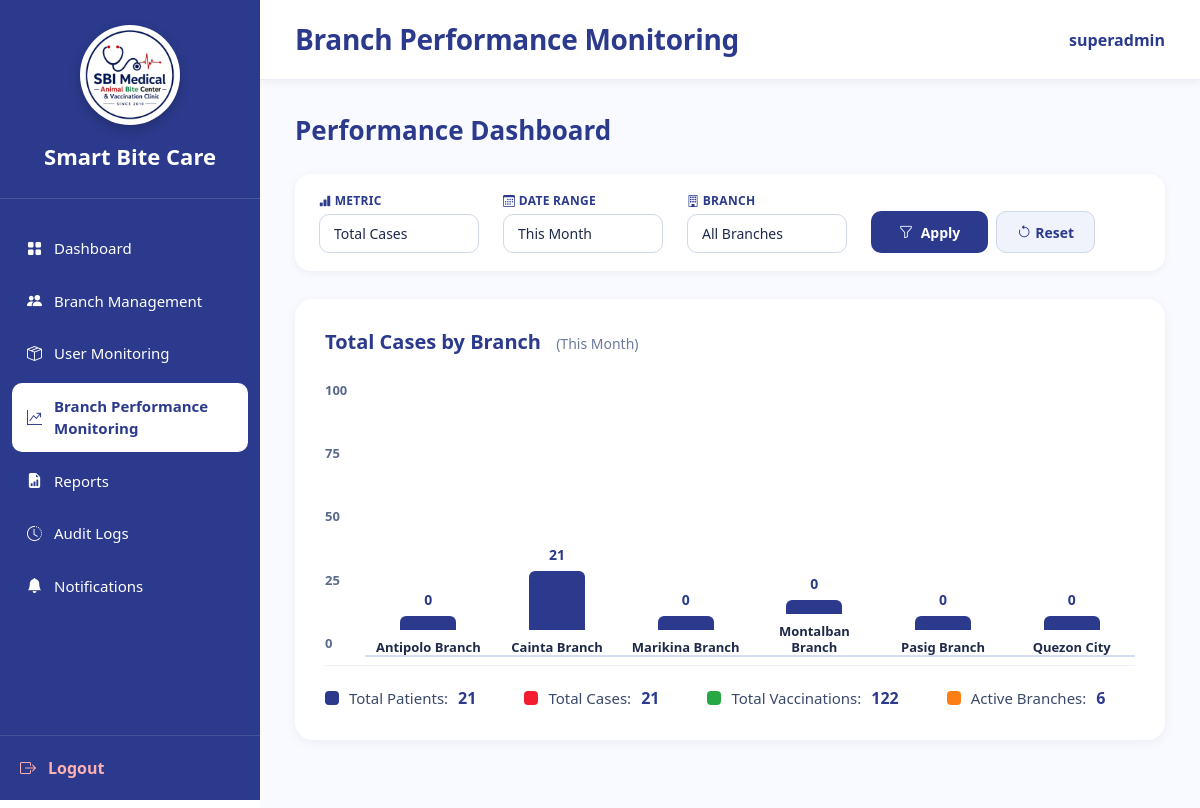
/SuperAdmin_BranchPerformanceMonitoring.php (signed in), run on the app's committed database.
### tables this page shows
CREATE TABLE `branches` (
  `branch_id` varchar(10) NOT NULL,
  `branch_name` varchar(150) NOT NULL,
  `branch_address` text DEFAULT NULL,
  `contact_number` varchar(30) DEFAULT NULL,
  `email` varchar(150) DEFAULT NULL,
  `status` enum('Active','Inactive') DEFAULT 'Active',
  `created_at` timestamp NOT NULL DEFAULT current_timestamp()
);

### SuperAdmin_BranchPerformanceMonitoring.php (the view, shortened to what this page needs)
<?php
require_once 'sources/db_connect.php';
$metric = isset($_GET['metric']) ? trim($_GET['metric']) : 'total_cases';
$date_range = isset($_GET['date_range']) ? trim($_GET['date_range']) : 'this_month';
$branch_id = isset($_GET['branch_id']) ? trim($_GET['branch_id']) : '';
$date_label = 'All Time';
switch ($date_range) {
    case 'this_month':
        $date_label = 'This Month';
        break;
}
$branches_sql = "SELECT branch_id, branch_name FROM branches WHERE status = 'Active' ORDER BY branch_name";
$branches_result = $conn->query($branches_sql);
$branches = [];
while ($row = $branches_result->fetch_assoc()) {
    $branches[] = $row;
}
$performance_data = [];
$total_patients = 0;
$total_cases = 0;
$total_vaccinations = 0;
foreach ($branches as $branch) {
    $bid = $branch['branch_id'];
    $bname = $branch['branch_name'];
    $patient_sql = "SELECT COUNT(*) as count FROM patients WHERE branch_id = '$bid'";
    $patient_result = $conn->query($patient_sql);
    $patient_count = $patient_result->fetch_assoc()['count'] ?? 0;
    $case_sql = "SELECT COUNT(*) as count FROM animal_bite_cases WHERE branch_id = '$bid'";
    $case_result = $conn->query($case_sql);
    $case_count = $case_result->fetch_assoc()['count'] ?? 0;
    $vaccine_sql = "SELECT COUNT(*) as count FROM vaccination_records WHERE branch_id = '$bid'";
    $vaccine_result = $conn->query($vaccine_sql);
    $vaccine_count = $vaccine_result->fetch_assoc()['count'] ?? 0;
    $staff_sql = "SELECT COUNT(*) as count FROM users WHERE branch_id = '$bid'";
    $staff_result = $conn->query($staff_sql);
    $staff_count = $staff_result->fetch_assoc()['count'] ?? 0;
    $inventory_sql = "SELECT COUNT(*) as count FROM inventory_stocks WHERE branch_id = '$bid'";
    $inventory_result = $conn->query($inventory_sql);
    $inventory_count = $inventory_result->fetch_assoc()['count'] ?? 0;
    $performance_data[] = [
        'branch_id' => $bid,
        'branch_name' => $bname,
        'patients' => $patient_count,
        'cases' => $case_count,
        'vaccinations' => $vaccine_count,
        'staff' => $staff_count,
        'inventory' => $inventory_count
    ];
    $total_patients += $patient_count;
    $total_cases += $case_count;
    $total_vaccinations += $vaccine_count;
}
$metric_label = '';
$metric_column = 'cases';
$max_value = 0;
switch ($metric) {
    case 'total_cases':
        $metric_label = 'Total Cases';
        $metric_column = 'cases';
        $max_value = max(array_column($performance_data, 'cases'));
        break;
}
$y_max = ceil($max_value / 100) * 100;
$metrics_options = [
    'total_cases' => 'Total Cases',
    'total_patients' => 'Total Patients',
    'total_vaccinations' => 'Total Vaccinations',
    'staff' => 'Staff Count',
    'inventory' => 'Inventory Items'
];
$date_range_options = [
    'all_time' => 'All Time',
    'this_month' => 'This Month',
    'last_month' => 'Last Month',
    'this_quarter' => 'This Quarter',
    'this_year' => 'This Year',
    'last_year' => 'Last Year'
];
$branch_options = ['' => 'All Branches'];
foreach ($branches as $branch) {
    $branch_options[$branch['branch_id']] = $branch['branch_name'];
}
function addAuditLog($conn, $user_id, $action, $module = 'Performance Monitoring') {
    $branch_id = null;
    $user_sql = "SELECT branch_id FROM users WHERE user_id = ?";
    $user_stmt = $conn->prepare($user_sql);
    if ($user_stmt) {
        $user_stmt->bind_param("i", $user_id);
        $user_stmt->execute();
        $user_result = $user_stmt->get_result();
        if ($user_row = $user_result->fetch_assoc()) {
            $branch_id = $user_row['branch_id'];
        }
    }
    $log_sql = "INSERT INTO audit_logs (user_id, branch_id, action, module) VALUES (?, ?, ?, ?)";
    $log_stmt = $conn->prepare($log_sql);
    if ($log_stmt) {
        $log_stmt->bind_param("isss", $user_id, $branch_id, $action, $module);
        $result = $log_stmt->execute();
        return $result;
    }
    return false;
}
addAuditLog($conn, $_SESSION['user_id'], 'Viewed Branch Performance Monitoring - Metric: ' . $metric_label . ', Date: ' . $date_label, 'Performance Monitoring');
?>
<!DOCTYPE html>
<html lang="en">
<head>
    <link href="https://cdn.jsdelivr.net/npm/bootstrap@5.3.3/dist/css/bootstrap.min.css" rel="stylesheet" />
    <link rel="stylesheet" href="https://cdn.jsdelivr.net/npm/bootstrap-icons@1.11.3/font/bootstrap-icons.min.css" />
    <link rel="stylesheet" href="sidebar.css" />
</head>
<body>
<div class="sidebar">
    <div class="logo-area">
        <div class="logo-frame">
            <img src="logo.png" alt="Smart Bite Care Logo" class="logo" />
        </div>
        <div class="system-name">Smart Bite Care</div>
    </div>
    <nav class="nav-menu">
        <ul>
            <li><a href="SuperAdmin_Dashboard.php"><i class="bi bi-grid-fill"></i><span>Dashboard</span></a></li>
            <li><a href="SuperAdmin_CombinedManagement.php"><i class="bi bi-people-fill"></i><span>Branch Management</span></a></li>
            <li><a href="SuperAdmin_UserMonitoring.php"><i class="bi bi-box-seam"></i><span>User Monitoring</span></a></li>
            <li><a class="active" href="SuperAdmin_BranchPerformanceMonitoring.php"><i class="bi bi-graph-up-arrow"></i><span>Branch Performance Monitoring</span></a></li>
            <li><a href="SuperAdmin_Reports.php"><i class="bi bi-file-earmark-bar-graph-fill"></i><span>Reports</span></a></li>
            <li><a href="SuperAdmin_AuditLogs.php"><i class="bi bi-clock-history"></i><span>Audit Logs</span></a></li>
            <li><a href="SuperAdmin_Notifications.php"><i class="bi bi-bell-fill"></i><span>Notifications</span></a></li>
        </ul>
    </nav>
    <div class="logout">
        <a href="logout.php"><i class="bi bi-box-arrow-right"></i><span>Logout</span></a>
    </div>
</div>
<div class="main">
    <div class="topbar">
        <h3>Branch Performance Monitoring</h3>
        <div class="profile">
            <?php echo htmlspecialchars($_SESSION['username'] ?? 'SUPER ADMIN'); ?>
        </div>
    </div>
    <div class="content">
        <div class="page-header">
            <h2>Performance Dashboard</h2>
        </div>
        <form method="GET" action="" class="filter-row">
            <div class="filter-group">
                <label><i class="bi bi-bar-chart-fill"></i> Metric</label>
                <select name="metric" class="form-select">
                    <?php foreach ($metrics_options as $key => $label): ?>
                        <option value="<?php echo $key; ?>" <?php echo $metric == $key ? 'selected' : ''; ?>>
                            <?php echo $label; ?>
                        </option>
                    <?php endforeach; ?>
                </select>
            </div>
            <div class="filter-group">
                <label><i class="bi bi-calendar3"></i> Date Range</label>
                <select name="date_range" class="form-select">
                    <?php foreach ($date_range_options as $key => $label): ?>
                        <option value="<?php echo $key; ?>" <?php echo $date_range == $key ? 'selected' : ''; ?>>
                            <?php echo $label; ?>
                        </option>
                    <?php endforeach; ?>
                </select>
            </div>
            <div class="filter-group">
                <label><i class="bi bi-building"></i> Branch</label>
                <select name="branch_id" class="form-select">
                    <?php foreach ($branch_options as $key => $label): ?>
                        <option value="<?php echo $key; ?>" <?php echo $branch_id == $key ? 'selected' : ''; ?>>
                            <?php echo $label; ?>
                        </option>
                    <?php endforeach; ?>
                </select>
            </div>
            <div class="filter-group" style="flex-direction:row; gap:8px; align-items:flex-end;">
                <button type="submit" class="btn-apply">
                    <i class="bi bi-funnel me-1"></i> Apply
                </button>
                <a href="<?php echo $_SERVER['PHP_SELF']; ?>" class="btn-reset">
                    <i class="bi bi-arrow-counterclockwise me-1"></i> Reset
                </a>
            </div>
        </form>
        <div class="chart-card">
            <div class="chart-title">
                <?php echo $metric_label; ?> by Branch
                <small>(<?php echo $date_label; ?>)</small>
            </div>
            <div class="chart-wrap">
                <div class="y-axis-labels">
                    <span><?php echo number_format($y_max); ?></span>
                    <span><?php echo number_format($y_max * 0.75); ?></span>
                    <span><?php echo number_format($y_max * 0.5); ?></span>
                    <span><?php echo number_format($y_max * 0.25); ?></span>
                    <span>0</span>
                </div>
                <div class="bar-chart-wrapper">
                    <?php if (empty($performance_data)): ?>
                        <div class="no-data" style="width:100%;">
                            <i class="bi bi-inbox"></i>
                            <p>No data available for the selected filters.</p>
                        </div>
                    <?php else: ?>
                        <?php foreach ($performance_data as $data):
                            $value = $data[$metric_column] ?? 0;
                            $height_percent = ($y_max > 0) ? ($value / $y_max) * 100 : 0;
                            $height_percent = min($height_percent, 100);
                            $height_percent = max($height_percent, 5);
                        ?>
                            <div class="bar-container">
                                <div class="bar-value"><?php echo number_format($value); ?></div>
                                <div class="bar" style="height: <?php echo $height_percent; ?>%;"></div>
                                <div class="bar-label"><?php echo htmlspecialchars($data['branch_name']); ?></div>
                            </div>
                        <?php endforeach; ?>
                    <?php endif; ?>
                </div>
            </div>
            <div class="legend-metrics">
                <div class="legend-item">
                    <span class="legend-dot" style="background: #2B3A8C;"></span>
                    <span class="legend-label">Total Patients:</span>
                    <span class="legend-value"><?php echo number_format($total_patients); ?></span>
                </div>
                <div class="legend-item">
                    <span class="legend-dot" style="background: #F21D2F;"></span>
                    <span class="legend-label">Total Cases:</span>
                    <span class="legend-value"><?php echo number_format($total_cases); ?></span>
                </div>
                <div class="legend-item">
                    <span class="legend-dot" style="background: #28a745;"></span>
                    <span class="legend-label">Total Vaccinations:</span>
                    <span class="legend-value"><?php echo number_format($total_vaccinations); ?></span>
                </div>
                <div class="legend-item">
                    <span class="legend-dot" style="background: #fd7e14;"></span>
                    <span class="legend-label">Active Branches:</span>
                    <span class="legend-value"><?php echo count($performance_data); ?></span>
                </div>
            </div>
        </div>
    </div>
</div>
</body>
</html>

### sidebar.css (style rules this page uses)
:root { --primary:#2B3A8C; --accent:#F21D2F; --bg:#F2F2F2; --white:#fff; }
.sidebar { width:260px; height:100vh; height:100dvh; min-height:0; background:var(--primary); display:flex; flex-direction:column; color:white; position:fixed; left:0; top:0; overflow:hidden; z-index:1000; box-sizing:border-box; }
.sidebar * { box-sizing:border-box; }
.logo-area { padding:25px 20px; border-bottom:1px solid rgba(255,255,255,.15); text-align:center; flex-shrink:0; }
.logo { width: 90px; height: 90px; display: block; object-fit: contain; }
.logo-frame { width: 100px; height: 100px; margin: 0 auto; border-radius: 50%; background: #fff; display: flex; align-items: center; justify-content: center; overflow: hidden; box-shadow: 0 4px 12px rgba(0,0,0,.2); border: 3px solid rgba(255,255,255,.3); }
.system-name { margin-top:15px; font-size:22px; font-weight:700; }
.nav-menu { margin-top:20px; flex:1; min-height:0; padding-bottom:10px; overflow-x:hidden; overflow-y:auto; overscroll-behavior:contain; scrollbar-width:thin; scrollbar-color:rgba(255,255,255,.45) transparent; -webkit-overflow-scrolling:touch; }
.nav-menu ul { list-style:none; padding:0; margin:0; }
.nav-menu li { margin:6px 12px; }
.nav-menu a { color:white; text-decoration:none; display:flex; align-items:center; gap:12px; padding:12px 15px; border-radius:10px; transition:.25s; font-size:15px; }
.nav-menu a.active { background:white; color:var(--primary); font-weight:600; }
.logout { padding:20px; flex-shrink:0; border-top:1px solid rgba(255,255,255,.12); background:var(--primary); }
.logout a { color:#ffb0b0; text-decoration:none; display:flex; align-items:center; gap:12px; font-weight:600; }

### data on the page
branches: value "0", $height_percent 5 (drawn), branch_name "Antipolo Branch"
branches: value "21", branch_name "Cainta Branch"
branches: value "0", $height_percent 5 (drawn), branch_name "Pasig Branch"

### other printed values
$_SESSION['username'] "superadmin"
$metric_label "Total Cases"
$date_label "This Month"
$y_max "100"
$y_max * 0.75 "75"
$y_max * 0.5 "50"
$y_max * 0.25 "25"
$value "0"
$data['branch_name'] "Marikina Branch"
$data['branch_name'] "Montalban Branch"
$data['branch_name'] "Quezon City"
$total_patients "21"
$total_cases "21"
$total_vaccinations "122"
count($performance_data) "6"
